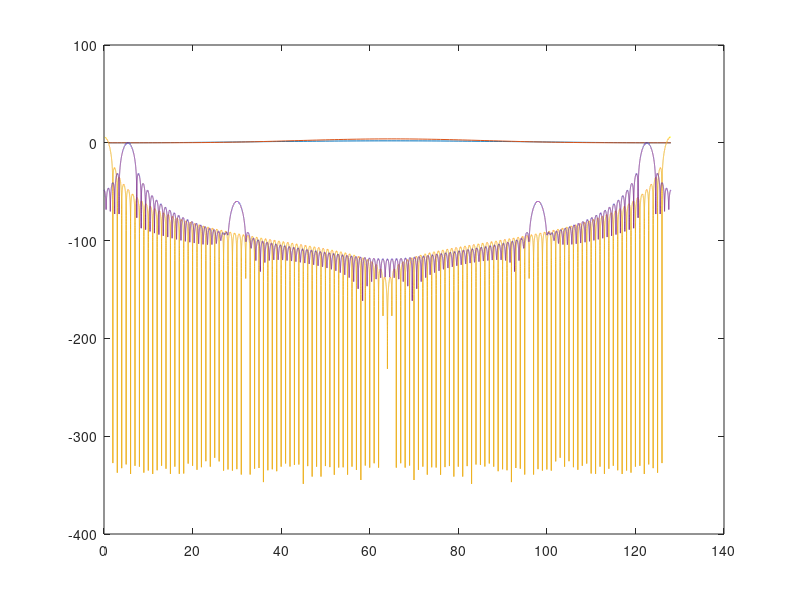

Write the MATLAB code that produced this figure.
close all;

N = 128;

%load ("probki1n.mat");
%load ("probki2n.mat");

%x = zeros(1,N);
%x(N/2) = .01;
%x(1:N) = 0.5;
%x = ones(1,N);

%x = rand(1,N);

x = 2.*hann(N, "periodic");
x = x';

dn = N/2^16;
n = 0:dn:N-dn;

w = 2.*hann(N, "periodic");
w = w';

%f = abs(fft(x.*w,2^16))/(N/2);
f = abs(fft(w,2^16))/(N/2);
%f = movmean(f,1024);

plot(x)
hold on
plot(x.*w);
plot(n ,20*log10(f));
load ("probki1n.mat");
f = abs(fft(x.*w,2^16))/(N/2);
plot(n ,20*log10(f));

% 
% [obw_a, obw_f] = findpeaks(20*log10(f),n);
% [max_a, max_f] = findpeaks(obw_a,obw_f);
% 
% 
% format shortG;
% disp(["Freq[Hz]:", max_f; "Amp[dB]:", max_a]);
% 
% figure;
% plot(n ,20*log10(f));
% hold("on");
% findpeaks(obw_a,obw_f);
% text(max_f+2,max_a-2, num2str((1:numel(max_f))'));

% hold on;
% plot(obw_f, obw_a, 'b');
% plot(max_f, max_a, "go");
% hold off;